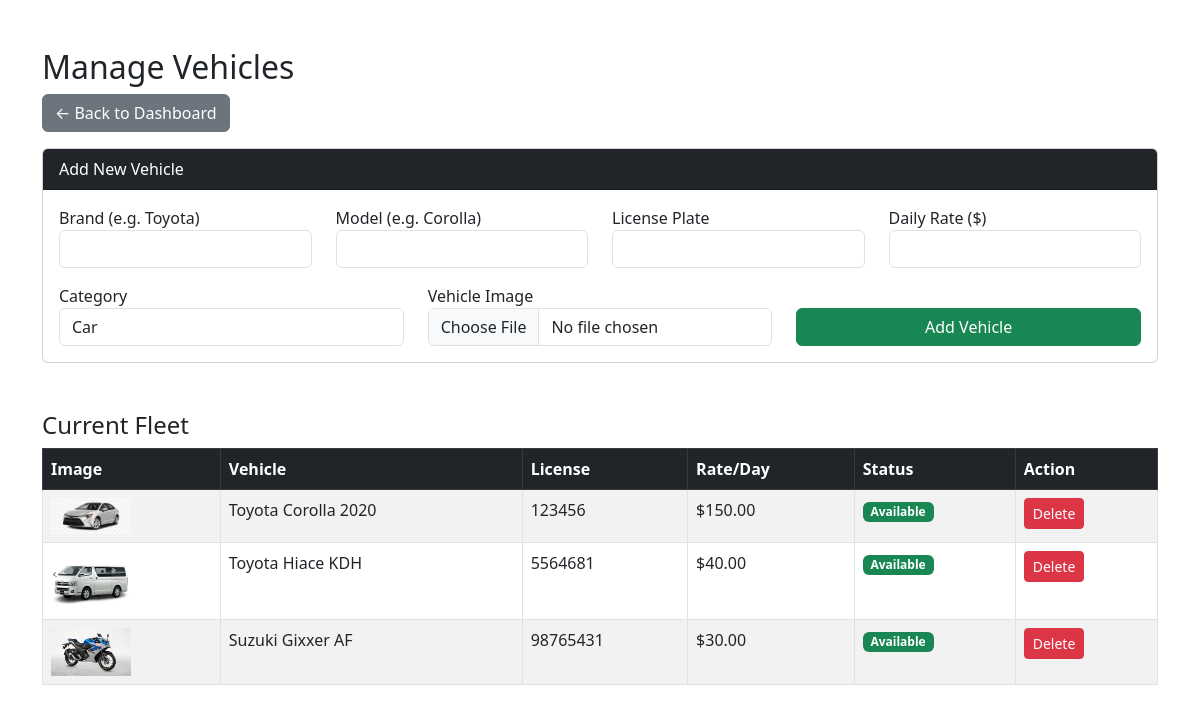
The page /admin/manage_vehicles.php (signed in) on the database its author committed.
### tables this page shows
CREATE TABLE `vehicles` (
  `vehicle_id` int(11) NOT NULL,
  `category_id` int(11) DEFAULT NULL,
  `brand` varchar(50) NOT NULL,
  `model` varchar(50) NOT NULL,
  `license_plate` varchar(20) NOT NULL,
  `daily_rate` decimal(10,2) NOT NULL,
  `security_deposit` decimal(10,2) DEFAULT 0.00,
  `status` enum('Available','Rented','Maintenance') DEFAULT 'Available',
  `image_url` varchar(255) DEFAULT NULL
);

### admin/manage_vehicles.php (the view, shortened to what this page needs)
<?php
include '../includes/db_connect.php';
?>
<!DOCTYPE html>
<html lang="en">
<head>
    <link href="https://cdn.jsdelivr.net/npm/bootstrap@5.3.0/dist/css/bootstrap.min.css" rel="stylesheet">
</head>
<body>
<div class="container mt-5">
    <h2>Manage Vehicles</h2>
    <a href="dashboard.php" class="btn btn-secondary mb-3">&larr; Back to Dashboard</a>
    <div class="card mb-5">
        <div class="card-header bg-dark text-white">Add New Vehicle</div>
        <div class="card-body">
            <form action="manage_vehicles.php" method="POST" enctype="multipart/form-data">
                <div class="row">
                    <div class="col-md-3">
                        <label>Brand (e.g. Toyota)</label>
                        <input type="text" name="brand" class="form-control" required>
                    </div>
                    <div class="col-md-3">
                        <label>Model (e.g. Corolla)</label>
                        <input type="text" name="model" class="form-control" required>
                    </div>
                    <div class="col-md-3">
                        <label>License Plate</label>
                        <input type="text" name="license_plate" class="form-control" required>
                    </div>
                    <div class="col-md-3">
                        <label>Daily Rate ($)</label>
                        <input type="number" name="daily_rate" class="form-control" required>
                    </div>
                </div>
                <div class="row mt-3">
                    <div class="col-md-4">
                        <label>Category</label>
                        <select name="category_id" class="form-control">
                            <option value="1">Car</option>
                        </select>
                    </div>
                    <div class="col-md-4">
                        <label>Vehicle Image</label>
                        <input type="file" name="vehicle_image" class="form-control" required>
                    </div>
                    <div class="col-md-4">
                        <br>
                        <button type="submit" name="add_vehicle" class="btn btn-success w-100">Add Vehicle</button>
                    </div>
                </div>
            </form>
        </div>
    </div>
    <h4>Current Fleet</h4>
    <table class="table table-bordered table-striped">
        <thead class="table-dark">
            <tr>
                <th>Image</th>
                <th>Vehicle</th>
                <th>License</th>
                <th>Rate/Day</th>
                <th>Status</th>
                <th>Action</th>
            </tr>
        </thead>
        <tbody>
            <?php
            $result = $conn->query("SELECT * FROM vehicles");
            while ($row = $result->fetch_assoc()):
            ?>
            <tr>
                <td><img src="../<?php echo $row['image_url']; ?>" width="80"></td>
                <td><?php echo $row['brand'] . " " . $row['model']; ?></td>
                <td><?php echo $row['license_plate']; ?></td>
                <td>$<?php echo $row['daily_rate']; ?></td>
                <td>
                    <?php if($row['status'] == 'Available') echo '<span class="badge bg-success">Available</span>'; ?>
                </td>
                <td>
                    <a href="manage_vehicles.php?delete=<?php echo $row['vehicle_id']; ?>" class="btn btn-danger btn-sm" onclick="return confirm('Are you sure?')">Delete</a>
                </td>
            </tr>
            <?php endwhile; ?>
        </tbody>
    </table>
</div>
</body>
</html>

### rows shown on the page
vehicles: image_url (picture), brand "Toyota", model "Corolla 2020", license_plate "123456", daily_rate "150.00", status "Available"
vehicles: image_url (picture), brand "Toyota", model "Hiace KDH", license_plate "5564681", daily_rate "40.00", status "Available"
vehicles: image_url (picture), brand "Suzuki", model "Gixxer AF", license_plate "98765431", daily_rate "30.00", status "Available"
